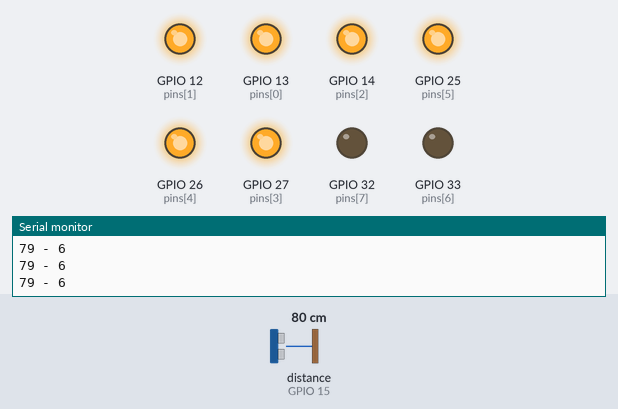
A sketch run on a simulated ESP32. Shown: output pins drawn as LEDs (lit = HIGH), the last lines printed to the serial monitor. Wiring (inferred from the names in the program): ultrasonic range finder: trigger GPIO 2; echo GPIO 15. The inputs (shaded band) are chosen by the test bench; at power-on: distance to the obstacle (sensor on GPIO 15) 80 cm. The echo pulse lasts 58.3 µs per cm; pins used as bus, display or sensor lines are not drawn.

Above: at 1.2 s.
1.3 s: distance to the obstacle (sensor on GPIO 15) set to 2 cm
At 1.6 s:
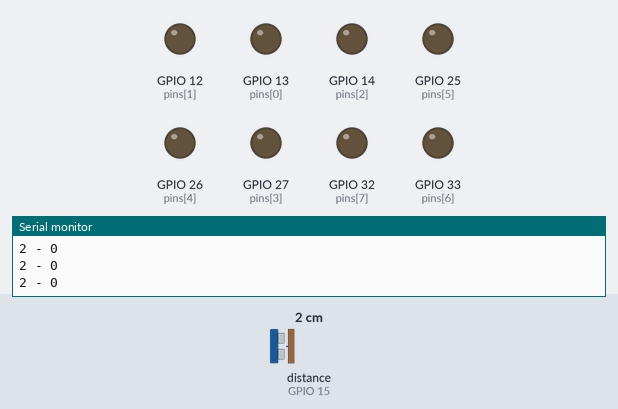
2.8 s: distance to the obstacle (sensor on GPIO 15) set to 6 cm
At 4.0 s:
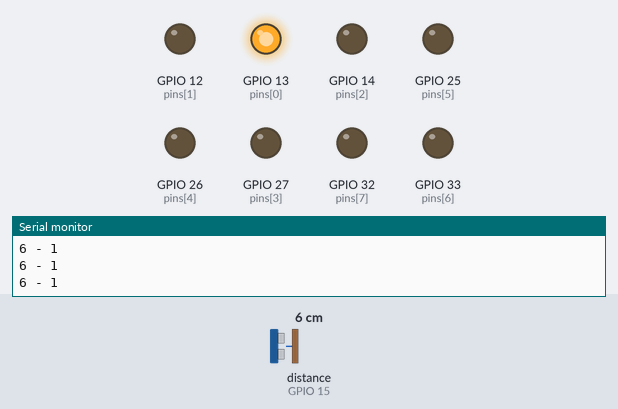
4.3 s: distance to the obstacle (sensor on GPIO 15) set to 15 cm
5.8 s: distance to the obstacle (sensor on GPIO 15) set to 20 cm
At 6.3 s:
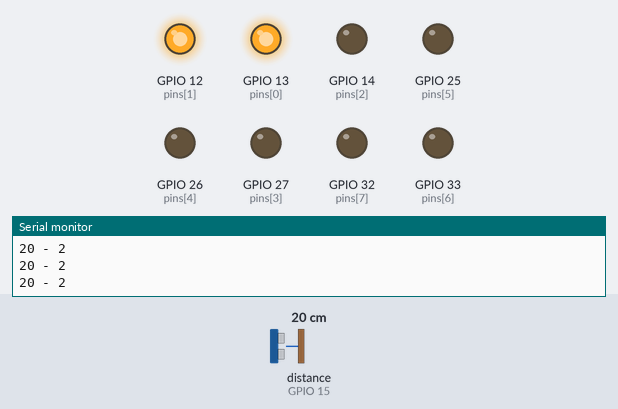
7.3 s: distance to the obstacle (sensor on GPIO 15) set to 26 cm
8.8 s: distance to the obstacle (sensor on GPIO 15) set to 33 cm
At 9.8 s:
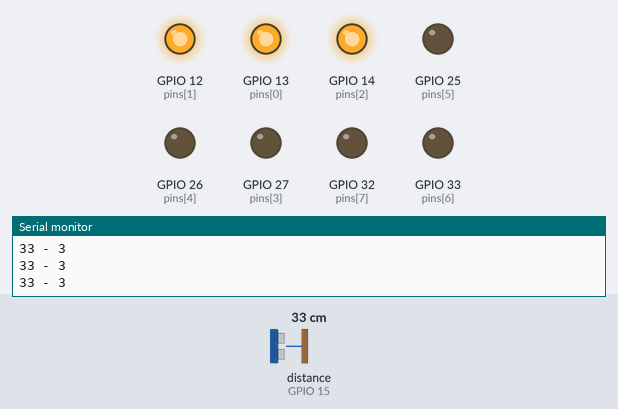
Timing chart, 0 to 11.3 s (numbered marks = the images above; inputs shaded):
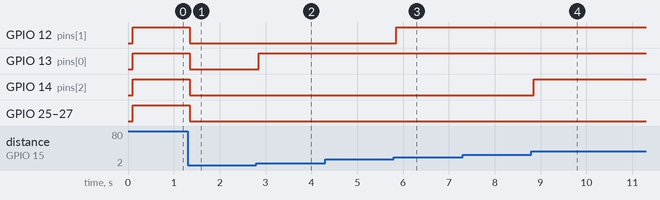

The sketch:

sketch_may2a.ino
```cpp
/////////////////////////////
//Trabalho Final Proposta 2//
/////////////////////////////

//Variáveis//
unsigned long startTime=0, currentTime=0;
bool bright=false;
long duration;
int distance=0, pins[8]={13,12,14,27,26,25,33,32};
volatile int numLEDs=0;

//Define//
#define trigPin 2 // OUTPUT
#define echoPin 15 //INPUT

//Função Interrupt//
void distanceRead(){
  numLEDs=(0.08*distance)+0.6; // Formula para ligar leds proporcionalmente à distância
  if(numLEDs==0){
    for(int i=0;i<8;i++){
      digitalWrite(pins[i], bright);
    }
  }else if(numLEDs>=8){
    numLEDs=8;
    for(int i=0;i<numLEDs;i++){
      digitalWrite(pins[i], !bright);
    }
  }else{
    for(int i=0;i<numLEDs;i++){
      digitalWrite(pins[i], !bright); //acender e apagar sem piscar
    }
    for(int i=7; i>=numLEDs; i--){
      digitalWrite(pins[i], bright);
    }
  }
}

void setup(){
  Serial.begin(115200);
  for (int i = 0; i < 8; i++) {
    pinMode(pins[i], OUTPUT);
    digitalWrite(pins[i], bright);
  }
  pinMode(trigPin, OUTPUT);
  pinMode(echoPin, INPUT);
  attachInterrupt(echoPin, distanceRead, FALLING); // NÃO RISING -- 0...1 -- echo só tem valores quando -- 1...0 -- FALLING
  startTime=millis();
}

void loop(){
  currentTime=millis();
  if(currentTime-startTime>=50){
    digitalWrite(trigPin, LOW);
    if(currentTime-startTime>=0.002){ // Manter o trigger no LOW por 2 microsegundos -- 0.002 millis para limpar ruidos ou valores anteriores
      digitalWrite(trigPin, HIGH);
      startTime+=0.002;
      if(currentTime-startTime>=0.01){ // Enviar um ultrasom por 10 microsegundos -- 0.01 millis pois é o requerido para funcionar
        digitalWrite(trigPin, LOW); // Terminar o ultrasom
        duration = pulseIn(echoPin, HIGH);
        distance = duration * 0.034 / 2; //distance = (traveltime/2) x speed of sound = 340 𝑚/s = 0.034cm/us
        startTime+=0.01;
        printf("%d - %d\n", distance, numLEDs);
      }
    }
    startTime+=50;
  }
}
```

Measured:
- the behaviour switches between 4 and 5 cm on distance to the obstacle (sensor on GPIO 15) (found by bisection; images 1 and 2)
- the behaviour switches between 17 and 18 cm on distance to the obstacle (sensor on GPIO 15) (found by bisection; images 2 and 3)
- the behaviour switches between 29 and 30 cm on distance to the obstacle (sensor on GPIO 15) (found by bisection; images 3 and 4)
- after the input at 1.3 s, GPIO 12 (pins[1]), GPIO 13 (pins[0]), GPIO 14 (pins[2]), GPIO 25 (pins[5]), GPIO 26 (pins[4]), GPIO 27 (pins[3]): HIGH → LOW after 0.05 s
- after the input at 2.8 s, GPIO 13 (pins[0]): LOW → HIGH after 0.05 s
- after the input at 5.8 s, GPIO 12 (pins[1]): LOW → HIGH after 0.05 s
- after the input at 8.8 s, GPIO 14 (pins[2]): LOW → HIGH after 0.05 s
